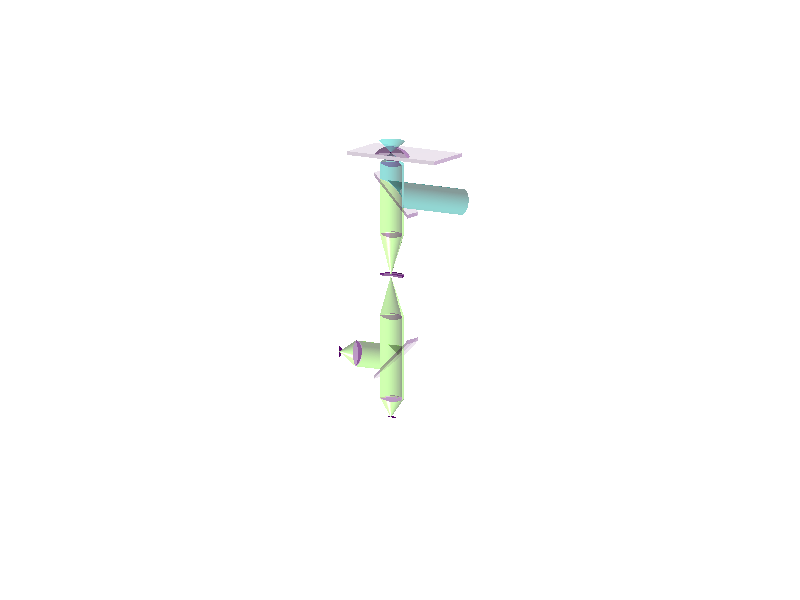

Source code (MATLAB):
% figure for astigmatism paper

flag = 0;

close all
NA = 1.2;
chimax = asin(NA/1.333);
chi = (0:1e2)/100*chimax;
phi = pi/2 + (0:100)/200*2*pi;
foc = 200;
len = 2.1*foc*sin(chimax);

red = 0.8;
lighttransparency = 0.5;

d = 2;
len = 15*foc*sin(chimax);
height = 11*foc;
surf([0 len], [-len len], -foc*ones(2,2), zeros(2,2),'facealpha', 0.1) 
hold on
surf([0 0; len len], -len*ones(2,2), -foc*[1 d; 1 d], zeros(2,2),'facealpha', 0.3) 
surf(zeros(2,2), [-len -len; len len], -foc*[1 d; 1 d], zeros(2,2),'facealpha', 0.2)
theta0 = 0.8*chimax;
rad = foc*tan(theta0);
theta = asin(1.333*sin(theta0)/1.51);

% Light cone
surf([0; -rad]*cos(phi),[0; -rad]*sin(phi),[0; -foc]*ones(1,length(phi)),0.5*ones(2,length(phi)), 'facealpha', lighttransparency)
surf([0; -3*rad]*cos(phi),[0; -3*rad]*sin(phi),[0; 3*foc]*ones(1,length(phi)),0.5*ones(2,length(phi)), 'facealpha', lighttransparency)

surf([-rad; -rad-tan(theta)*(d-1)*foc]*cos(phi),[-rad; -rad-tan(theta)*(d-1)*foc]*sin(phi),...
    [-foc; -d*foc]*ones(1,length(phi)),0.5*ones(2,length(phi)), 'facealpha', lighttransparency)
rad = rad+tan(theta)*(d-1)*foc;
surf([-rad; -rad-tan(theta0)*foc]*cos(phi), [-rad; -rad-tan(theta0)*foc]*sin(phi),...
    [-d*foc; -(d+1)*foc]*ones(1,length(phi)), 0.5*ones(2,length(phi)), 'facealpha', lighttransparency)
rad = rad+tan(theta0)*foc;
surf(-rad*[1;1]*cos(phi), -rad*[1;1]*sin(phi), [-(d+1)*foc*ones(1,length(phi)); -height-rad*sin(phi)], 0.5*ones(2,length(phi)), 'facealpha', lighttransparency)
surf(-rad*[1;1]*cos(phi), -rad*[1;1]*sin(phi), [-height-rad*sin(phi); -2*height*ones(1,length(phi))], 0.8*ones(2,length(phi)), 'facealpha', lighttransparency)
surf(-rad*[1;0]*cos(phi), -rad*[1;0]*sin(phi), [-2*height*ones(1,length(phi)); -3*height*ones(1,length(phi))], 0.8*ones(2,length(phi)), 'facealpha', lighttransparency)
surf(-rad*[0;1]*cos(phi), -rad*[0;1]*sin(phi), [-3*height*ones(1,length(phi)); -4*height*ones(1,length(phi))], 0.8*ones(2,length(phi)), 'facealpha', lighttransparency)
surf(-rad*[1;1]*cos(phi), -rad*[1;1]*sin(phi), [-4*height*ones(1,length(phi)); -6*height*ones(1,length(phi))], 0.8*ones(2,length(phi)), 'facealpha', lighttransparency)

len = 1.5*rad;
% Dichroic
surf(-rad*[1;1]*cos(phi), [-sin(phi)*rad; -2*height*ones(1,length(phi))], -height-rad*[1;1]*sin(phi), 0.5*ones(2,length(phi)), 'facealpha', lighttransparency)
surf([0 len], [-len len], -height-[1 1; -1 -1]*len, zeros(2,2),'facealpha', 0.1) 
surf([0 len], [-len len], -height-foc-[1 1; -1 -1]*len, zeros(2,2),'facealpha', 0.1)
surf([0 len; 0 len], -len*ones(2), -height-len+[-foc -foc; 0 0], zeros(2,2),'facealpha', 0.3) 
surf(zeros(2), -len*[1 -1; 1 -1], -height+[-foc-len -foc+len; -len +len], zeros(2,2),'facealpha', 0.3) 


% Beam Splitter
surf(-rad*[1;1]*cos(phi), [+sin(phi)*rad; height*ones(1,length(phi))], -5*height-rad*[1;1]*sin(phi), 0.8*ones(2,length(phi)), 'facealpha', lighttransparency)
surf([0 len], [-len len], -5*height+[1 1; -1 -1]*len, zeros(2,2),'facealpha', 0.1) 
surf([0 len], [-len len], -5*height-foc+[1 1; -1 -1]*len, zeros(2,2),'facealpha', 0.1)         
surf([0 len; 0 len], -len*ones(2), -5*height+len+[-foc -foc; 0 0], zeros(2,2),'facealpha', 0.3) 
surf(zeros(2), -len*[1 -1; 1 -1], -5*height+[-foc+len -foc-len; len -len], zeros(2,2),'facealpha', 0.3) 

% Objective
rho = (0:50)'/50*rad;
lens = 1.5e3;
surf(-rho*cos(phi), -rho*sin(phi), -(d+1)*foc-(sqrt(lens^2-rad^2)-sqrt(lens^2-rho.^2))*ones(1,length(phi)), 0*ones(length(rho),length(phi)), 'facealpha', 0.4)
surf(-rho*cos(phi), -rho*sin(phi), -(d+1)*foc+(sqrt(lens^2-rad^2)-sqrt(lens^2-rho.^2))*ones(1,length(phi)), 0*ones(length(rho),length(phi)), 'facealpha', 0.4)

% 3. Lens
rho = (0:50)'/50*rad;
lens = 1.5e3;
surf(-rho*cos(phi), -rho*sin(phi), -2*height-(sqrt(lens^2-rad^2)-sqrt(lens^2-rho.^2))*ones(1,length(phi)), 0*ones(length(rho),length(phi)), 'facealpha', 0.4)
surf(-rho*cos(phi), -rho*sin(phi), -2*height+(sqrt(lens^2-rad^2)-sqrt(lens^2-rho.^2))*ones(1,length(phi)), 0*ones(length(rho),length(phi)), 'facealpha', 0.4)

% 3. Lens
rho = (0:50)'/50*rad;
lens = 1.5e3;
surf(-rho*cos(phi), -rho*sin(phi), -4*height-(sqrt(lens^2-rad^2)-sqrt(lens^2-rho.^2))*ones(1,length(phi)), 0*ones(length(rho),length(phi)), 'facealpha', 0.4)
surf(-rho*cos(phi), -rho*sin(phi), -4*height+(sqrt(lens^2-rad^2)-sqrt(lens^2-rho.^2))*ones(1,length(phi)), 0*ones(length(rho),length(phi)), 'facealpha', 0.4)

% 3. Lens
rho = (0:50)'/50*rad;
lens = 1.5e3;
surf(-rho*cos(phi), -rho*sin(phi), -6*height-(sqrt(lens^2-rad^2)-sqrt(lens^2-rho.^2))*ones(1,length(phi)), 0*ones(length(rho),length(phi)), 'facealpha', 0.4)
surf(-rho*cos(phi), -rho*sin(phi), -6*height+(sqrt(lens^2-rad^2)-sqrt(lens^2-rho.^2))*ones(1,length(phi)), 0*ones(length(rho),length(phi)), 'facealpha', 0.4)

% 4. Lens
rho = (0:50)'/50*rad;
lens = 1.5e3;
surf(-rho*cos(phi), height-(sqrt(lens^2-rad^2)-sqrt(lens^2-rho.^2))*ones(1,length(phi)), -5*height-rho*sin(phi),  0*ones(length(rho),length(phi)), 'facealpha', 0.4)
surf(-rho*cos(phi), height+(sqrt(lens^2-rad^2)-sqrt(lens^2-rho.^2))*ones(1,length(phi)), -5*height-rho*sin(phi), 0*ones(length(rho),length(phi)), 'facealpha', 0.4)

% Detectors
surf(-rad*[1;0]*cos(phi), -rad*[1;0]*sin(phi), -6*height-[0;5*foc]*ones(1,length(phi)), 0.8*ones(2,length(phi)), 'facealpha', lighttransparency)
surf(-rad*[1;0]*cos(phi), height+[0;5*foc]*ones(1,length(phi)), -5*height-rad*[1;0]*sin(phi), 0.8*ones(2,length(phi)), 'facealpha', lighttransparency)
surf(-rad*[0.4;0]*cos(phi), -rad*[0.4;0]*sin(phi), -6*height-5*foc*ones(2,length(phi)), 0.*ones(2,length(phi)))
surf(-rad*[0.4;0]*cos(phi), height+5*foc*ones(2,length(phi)), -5*height-rad*[0.4;0]*sin(phi), 0.*ones(2,length(phi)))

% Pinhole
surf(-[rad;100]*cos(phi), -[rad;100]*sin(phi), -foc/4-3*height*ones(2,length(phi)), 0.*ones(2,length(phi)), 'facealpha', 0.6)
surf(-[rad;100]*cos(phi), -[rad;100]*sin(phi), foc/4-3*height*ones(2,length(phi)), 0.*ones(2,length(phi)), 'facealpha', 0.6)
surf(-[rad;rad]*cos(phi), -[rad;rad]*sin(phi), [foc/4;-foc/4]*ones(1,length(phi))-3*height, 0.*ones(2,length(phi)), 'facealpha', 0.8)

% Water drop
rad = 1000;
rho = (0:50)'/50*rad;
lens = 1.2*rad;
surf(-rho*cos(phi), -rho*sin(phi), -foc-(sqrt(lens^2-rad^2)-sqrt(lens^2-rho.^2))*ones(1,length(phi)), 0*ones(length(rho),length(phi)), 'facealpha', 0.4)
rho = (-50:50)'/50*rad;
surf(zeros(length(rho),2), [rho rho], [zeros(size(rho))-foc -foc-(sqrt(lens^2-rad^2)-sqrt(lens^2-rho.^2))], 0*ones(length(rho),2), 'facealpha', 0.3)


[x,y,z] = sphere(50);
surf(30*x,30*y,30*z,zeros(size(x)));

hold off

caxis([0 1])
shading interp
axis image
axis off
view([-58 11])
material shiny
camlight
camlight
